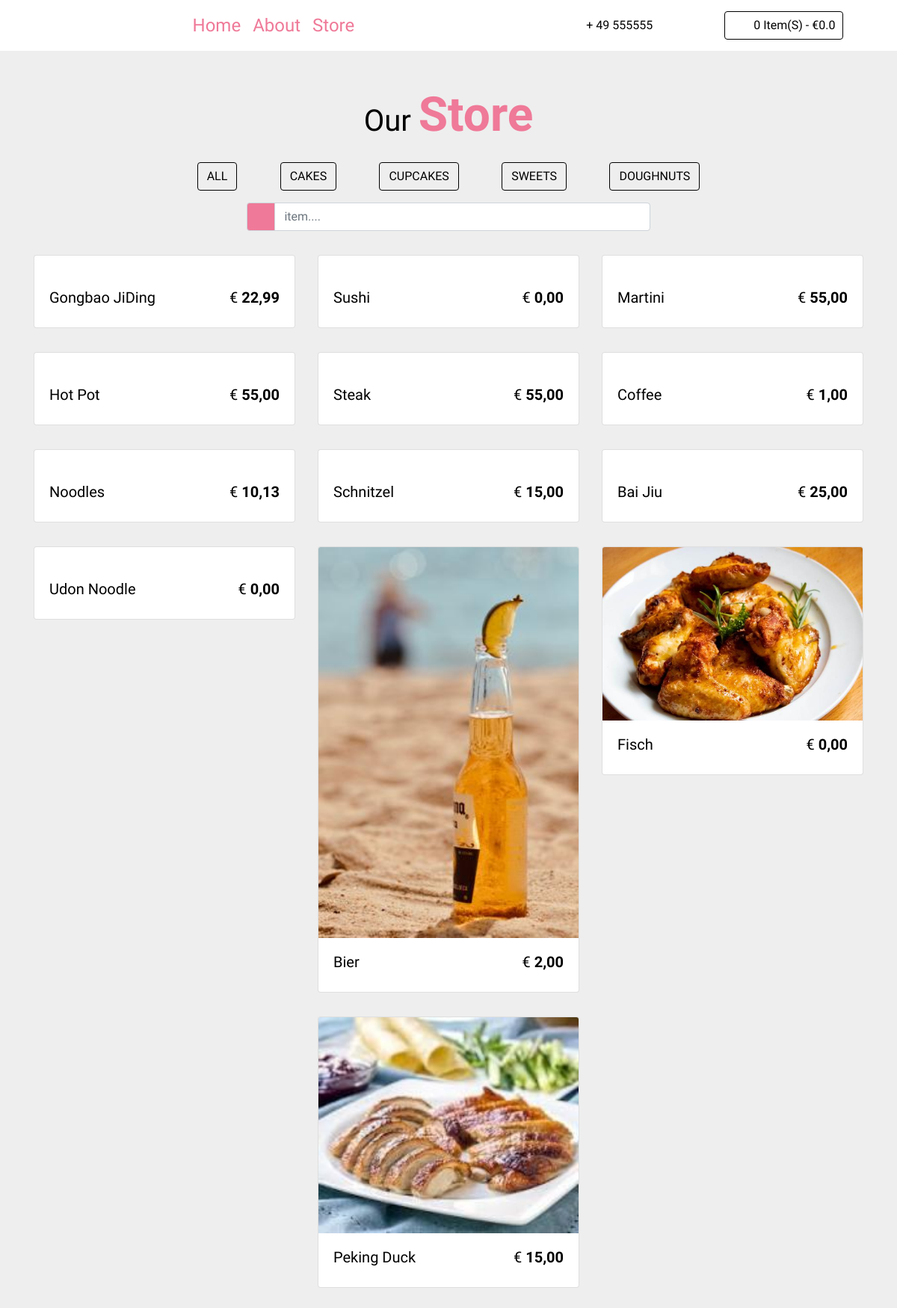
Before: /takeaway/frontviews with the older database file.
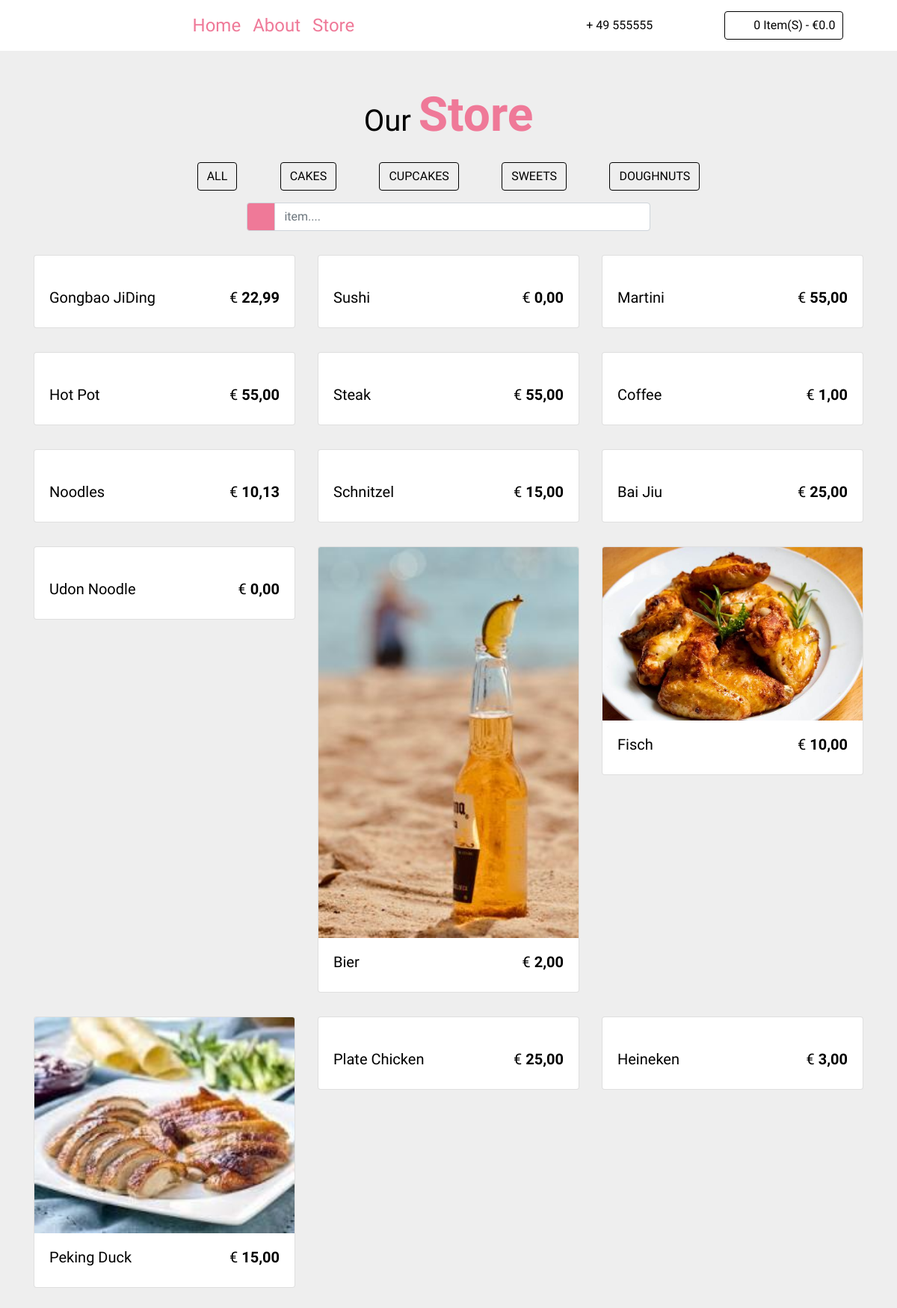
After: the same page with the newer database file.
### app/models.py (models this page shows, shortened)
class Food(db.Model):
    id = db.Column(db.Integer, primary_key=True, index=True, unique=True)
    name = db.Column(db.String(100), unique=False, nullable=False)
    category = db.Column(db.String(100), unique=False, nullable=False)
    class_name = db.Column(db.String(100))
    description = db.Column(db.String(200), unique=False, nullable=False)
    price_gross = db.Column(db.Float(2), nullable=False)
    price_net_out = db.Column(db.Float(2), nullable=False)
    price_net_in = db.Column(db.Float(2), nullable=False)
    eat_manner = db.Column(db.String(100))
    image = db.Column(db.String(100), nullable=False)
    container = db.Column(db.String(300))
    inUse = db.Column(db.Boolean, default=True)
    cn_description = db.Column(db.String(500))

### app/routes.py (the view)
@app.route("/takeaway/frontviews")
def food_frontview():
    dishes = Food.query.filter(Food.inUse == True).all()
    categories = set([dish.category for dish in dishes])
    context =dict(dishes=dishes,
                  categories=categories,
                  title='Xstar Takeout Food',
                  tel="+ 49 555555",
                  formatter=formatter)
    return render_template('foodfrontview.html', **context)

### app/utilities.py (called while the page is built)
def formatter(number):
    if number == 0:
        number = '{:.2f}'.format(round(number, 2))
        number = number.replace(".", ",")
        return number
    number = format_decimal(round(float(number), 2), locale="de_DE")
    if len(number.split(",")) == 1:
        number = number + ",00"
        return number
    if len(number.split(",")[1]) == 1:
        number = number + "0"
        return number
    return number

### app/templates/foodfrontview.html (shortened to what this page needs)
<!DOCTYPE html>
<html lang="en">
<head>
  <link rel="stylesheet" href="{{ url_for('static', filename='css/bootstrap.min.css') }}">
  <link rel="stylesheet" href="{{ url_for('static', filename='front_end_css/style.css') }}">
  <link rel="stylesheet" href="{{ url_for('static', filename='fontawesome-free/css/all.css') }}">
</head>
<body>
  <header>
    <nav class="navbar navbar-expand-lg px-4">
      <div class="collapse navbar-collapse" id="myNav">
        <ul class="navbar-nav mx-auto text-capitalize">
          <li class="nav-item active">
            <a class="nav-link" href="#">home</a>
          </li>
          <li class="nav-item">
            <a class="nav-link " href="#">about</a>
          </li>
          <li class="nav-item">
            <a class="nav-link" href="#">store</a>
          </li>
        </ul>
        <div class="nav-info-items d-none d-lg-flex ">
          <div class="nav-info align-items-center d-flex justify-content-between mx-lg-5">
            <span class="info-icon mx-lg-3"><i class="fas fa-phone"></i></span>
            <p class="mb-0">{{ tel }}</p>
          </div>
          <div id="cart-info" class="nav-info align-items-center cart-info d-flex justify-content-between mx-lg-5">
            <span class="cart-info__icon mr-lg-3"><i class="fas fa-shopping-cart"></i></span>
            <p class="mb-0 text-capitalize"><span id="item-count">0</span> item(s) - €<span class="item-total">0.0</span></p>
          </div>
        </div>
      </div>
    </nav>
  </header>
  <section id="store" class="store py-5">
    <div class="container">
      <div class="row">
        <div class="col-10 mx-auto col-sm-6 text-center">
          <h1 class="text-capitalize">our <strong class="banner-title ">store</strong></h1>
        </div>
      </div>
      <div class="row">
        <div class=" col-lg-8 mx-auto d-flex justify-content-around my-2 sortBtn flex-wrap">
          <a href="#" class="btn btn-outline-secondary btn-black text-uppercase filter-btn m-2" data-filter="all"> all</a>
          <a href="#" class="btn btn-outline-secondary btn-black text-uppercase filter-btn m-2" data-filter="cakes">cakes</a>
          <a href="#" class="btn btn-outline-secondary btn-black text-uppercase filter-btn m-2" data-filter="cupcakes">cupcakes</a>
          <a href="#" class="btn btn-outline-secondary btn-black text-uppercase filter-btn m-2" data-filter="sweets">sweets</a>
          <a href="#" class="btn btn-outline-secondary btn-black text-uppercase filter-btn m-2" data-filter="doughnuts">doughnuts</a>
        </div>
      </div>
      <div class="row">
        <div class="col-10 mx-auto col-md-6">
          <form>
            <div class="input-group mb-3">
              <div class="input-group-prepend ">
                <span class="input-group-text search-box" id="search-icon"><i class="fas fa-search"></i></span>
              </div>
              <input type="text" class="form-control" placeholder='item....' id="search-item">
            </div>
          </form>
        </div>
      </div>
      <div class="row" class="store-items" id="store-items">
        {% for dish in dishes %}
        <div class="col-10 col-sm-6 col-lg-4 mx-auto my-3 store-item sweets" data-item="sweets" id={{ dish.id }}>
          <div class="card ">
            <div class="img-container">
              <img src="{{ url_for('static', filename='img/' + dish.image)}}" class="card-img-top store-img" alt="">
            </div>
            <div class="card-body">
              <div class="card-text d-flex justify-content-between text-capitalize">
                <h5 id="store-item-name">{{ dish.name }}</h5>
                <h5 class="store-item-value">€ <strong id="store-item-price" class="font-weight-bold">{{ formatter(dish.price_gross)  }}</strong></h5>
              </div>
            </div>
          </div>
        </div>
        {% endfor %}
      </div>
  </section>
</body>
</html>

### app/static/front_end_css/style.css (style rules this page uses)
:root { --mainPink: #ef7998; --mainYellow: rgb(249, 228, 148); --mainWhite: #fff; --mainBlack: #000; --yellowTrans: rgba(249, 228, 148, 0.5); --mainGrey: rgb(238, 238, 238); }
body { font-family: "Kaushan Script", cursive; background: var(--mainWhite); color: var(--mainBlack); }
.nav-link { color: var(--mainPink); font-size: 1.5rem; transition: all 0.5s ease-in-out; }
.cart-info__icon { color: var(--mainBlack); cursor: pointer; }
.cart-info { border: 0.1rem solid var(--mainBlack); color: var(--mainBlack); border-radius: 0.25rem; padding: 0.4rem 0.6rem; cursor: pointer; }
.banner-title { color: var(--mainPink); font-size: 4rem; }
.btn-black { color: var(--mainBlack) !important; border-color: var(--mainBlack) !important; }
.store { background: var(--mainGrey); }
.img-container { position: relative; overflow: hidden; cursor: pointer; }
.store-img { transition: all 1s ease-in-out; }
.store-item-value { color: --mainYellow; }
.search-box { background: var(--mainPink); color: var(--mainBlack); }

Changed rows visible on the page:
changed Food "Fisch": price_gross "0,00" → "10,00"
added Food: name "Plate Chicken", price_gross "25,00"
added Food: name "Heineken", price_gross "3,00"
